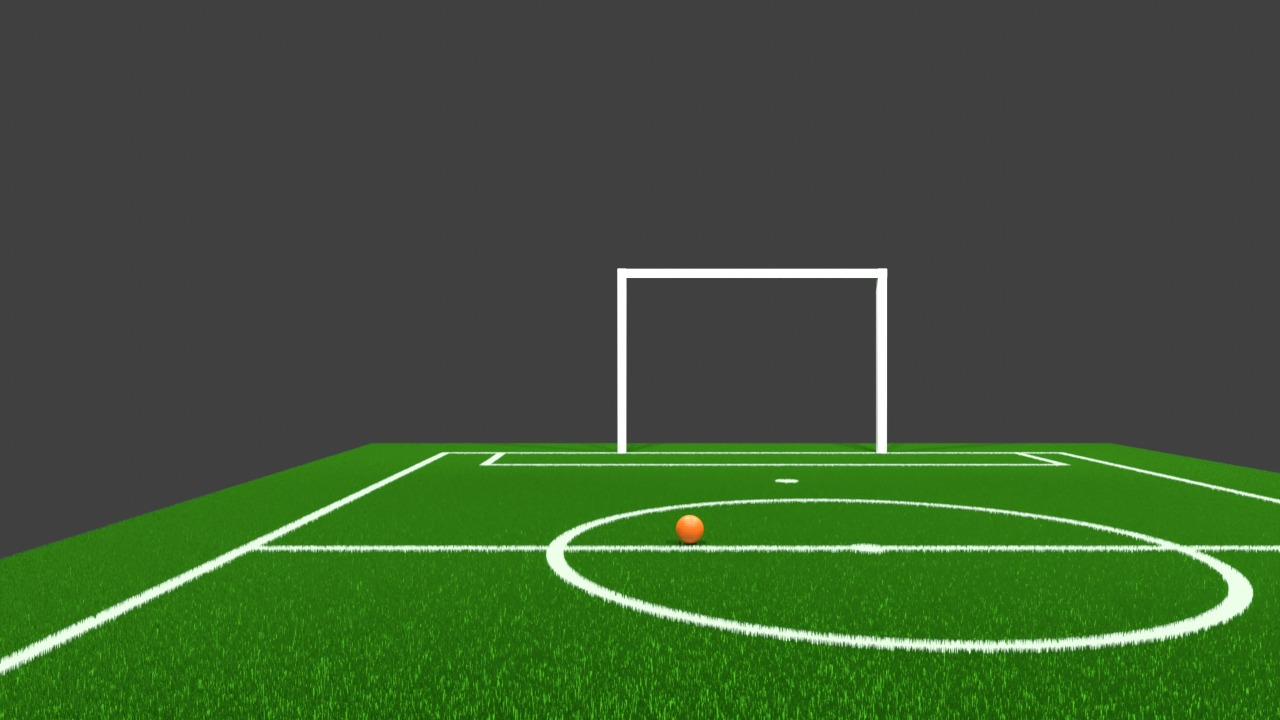
#> input picture src/yantra_vision/sample_program/samplesIMG/sampleLineDet.jpeg, 1280 x 720 px, found by its file name
$ python fromAzma.py
#> lines starting #> are read from the running program, lines starting #| are printed output that depends on the picture; after the words box and inside, x2 and y2 are one past the last pixel; in counts of white or black regions, pixels touching at a corner belong together
import cv2
import numpy as np

#fungsi segmentasi lapangan
def segment(frame):
    low_green = np.array([30, 100, 45])
    up_green = np.array([85, 255, 255])

    hsv = cv2.cvtColor(frame, cv2.COLOR_BGR2HSV)
    kernel = cv2.getStructuringElement(cv2.MORPH_ELLIPSE, (3, 3))
    green_mask = cv2.inRange(hsv, low_green, up_green)
    green_mask1 = cv2.erode(green_mask, kernel, iterations=1)
    green_mask2 = cv2.dilate(green_mask1, kernel, iterations=6)

    #ambil bagian terbesar yang dianggap lapangan
    contours, _ = cv2.findContours(green_mask2, cv2.RETR_EXTERNAL, cv2.CHAIN_APPROX_SIMPLE)
    largest_contour = max(contours, key=cv2.contourArea)
    hull = cv2.convexHull(largest_contour)

    mask = np.zeros_like(green_mask2)
    cv2.drawContours(mask, [hull], -1, 255, thickness=-1)
    roi_frame = cv2.bitwise_and(frame, frame, mask=mask)

    return roi_frame

def slope(x1, y1, x2, y2):
    return (y1 - y2) / (x2 - x1 + 1e-6)

#jika garis relatif sejajar dan dekat = True
def is_parallel_and_close(line1, line2, slope_threshold=0.1, distance_threshold=10):    #threshold = toleransi perbedaan
    x1, y1, x2, y2 = line1
    x3, y3, x4, y4 = line2

    slope1 = slope(x1, y1, x2, y2)
    slope2 = slope(x3, y3, x4, y4)

    if abs(slope1 - slope2) > slope_threshold:
        return False

    dist = abs((y3 - slope1 * x3 - (y1 - slope1 * x1)) / np.sqrt(1 + slope1**2))
    return dist < distance_threshold

#jika ada 2 garis sejajar dan dekat, buang 1
def merge_lines(lines):
    merged_lines = []

    while lines:
        line = lines.pop(0)
        x1, y1, x2, y2 = line[0]
        max_line = line
        max_length = np.sqrt((x2 - x1)**2 + (y2 - y1)**2)

        to_remove = []
        for other_line in lines:
            x3, y3, x4, y4 = other_line[0]
            if is_parallel_and_close((x1, y1, x2, y2), (x3, y3, x4, y4)):
                length = np.sqrt((x4 - x3)**2 + (y4 - y3)**2)
                if length > max_length:
                    max_length = length
                    max_line = other_line
                to_remove.append(other_line)

        for line_to_remove in to_remove:
            lines.remove(line_to_remove)

        merged_lines.append(max_line)
    return merged_lines

def intersect(frame, field, lines):
    i = 0
    for line in lines:
        i += 1
        L1, T1, L2, T2 = 0, 0, 0, 0     #banyak pixel yang terdeteksi potongan L atau T, 1: ujung garis kiri, 2: ujung garis kanan
        bL1, bT1, bL2, bT2 = False, False, False, False     #false = tidak ada potongan L/T

        x1, y1, x2, y2 = line[0]
        r = 8   #radius deteksi intersect

        # [7 lines of commented-out code are left out]
        cv2.circle(frame, (x1, y1), 3, (0, 255, 0), -1)
        cv2.circle(frame, (x2, y2), 3, (0, 255, 0), -1)
        cv2.line(frame, (x1, y1), (x2, y2), (255, 255, 255), 2)

        #kotak kuning untuk cari banyak pixel titik dan garis di sekitar titik
        x11, y11 = max(x1 - r, 0), max(y1 - r, 0)
        x12, y12 = min(x1 + r, frame.shape[1]), min(y1 + r, frame.shape[0])
        surrounding_point1 = frame[y11:y12, x11:x12]

        x21, y21 = max(x2 - r, 0), max(y2 - r, 0)
        x22, y22 = min(x2 + r, frame.shape[1]), min(y2 + r, frame.shape[0])
        surrounding_point2 = frame[y21:y22, x21:x22]

        cv2.rectangle(frame, (x11, y11), (x12, y12), (0, 255, 255), 1)
        cv2.rectangle(frame, (x21, y21), (x22, y22), (0, 255, 255), 1)

        is_point1 = cv2.inRange(surrounding_point1, (240, 0, 0), (255, 10, 10)) #pixel biru = titik
        is_line1 = cv2.inRange(surrounding_point1, (0, 0, 240), (10, 10, 255))  #pixel merah = garis
        L1 = np.sum(is_point1)
        T1 = np.sum(is_line1)

        th= 1200    #banyak pixel minimal yang dianggap L atau T

        if L1 > th:
            cv2.putText(frame, "L1", (x1 - r, y1 + r + 20), cv2.FONT_HERSHEY_SIMPLEX, 0.6, (255, 255, 255), 2)
            bL1 = True
        elif T1 >th:
            cv2.putText(frame, "T1", (x1 - r, y1 + r + 20), cv2.FONT_HERSHEY_SIMPLEX, 0.6, (255, 255, 255), 2)
            bT1 = True

        is_point2 = cv2.inRange(surrounding_point2, (240, 0, 0), (255, 10, 10))
        is_line2 = cv2.inRange(surrounding_point2, (0, 0, 240), (10, 10, 255))
        L2 = np.sum(is_point2)
        T2 = np.sum(is_line2)

        if L2 > th:
            cv2.putText(frame, "L2", (x2 - r, y2 + r + 20), cv2.FONT_HERSHEY_SIMPLEX, 0.6, (255, 255, 255), 2)
            bL2 = True
        elif T2 > th:
            cv2.putText(frame, "T2", (x2 - r, y2 + r + 20), cv2.FONT_HERSHEY_SIMPLEX, 0.6, (255, 255, 255), 2)
            bT2 = True

        #cek apakah titik ada di pojok, false = tidak di pojok
        P1edge, P2edge = False, False
        ed = 50     #toleransi dianggap pojok
        if y1 < ed or y1 > frame.shape[0] - ed:
            P1edge = True
        if x1 < ed or x1 > frame.shape[1] - ed:
            P1edge = True
        if y2 < ed or y2 > frame.shape[0] - ed:
            P2edge = True
        if x2 < ed or x2 > frame.shape[1] - ed:
            P2edge = True

        #garis tengah adalah garis yang diapit 2 titik, (T, T) (pojok, T) (T, pojok)
        if (bT1 and bT2) or (bT1 and P2edge) or (bT2 and P1edge):
            cv2.putText(frame, "garis tengah", (int(0.5*x1 + 0.5*x2), int(0.5*y1 + 0.5*y2) - 20), cv2.FONT_HERSHEY_SIMPLEX, 0.6, (255, 255, 255), 2)

            #jika garis tengah lurus, cari X intersect: dengan cek pixel putih satu satu hehe
            grad = slope(x1, y1, x2, y2)
            if grad > -0.1 and grad < 0.1:
                white = 10e6
                b = False
                if bT1:
                    for px in range (x1, x2):
                        white_before = white
                        white = 0
                        for py in range (int((y1 + y2)/2) - 30, int((y1 + y2)/2) + 30):
                            if field[py, px] == 255:
                                white += 1

                        #print("white before =", white_before, "white =", white)
                        if white > white_before + 7:
                            cv2.circle(frame, (px, int((y1 + y2)/2)), 4, (0, 255, 0), -1)
                            center_line = frame[int((y1 + y2)/2), x1:px]
                            actual_length= 1.5 #meter, adalah panjang asli dari T ke X
                            focal_length= 2817
                            detected_length= center_line.size
                            y_distance= (actual_length*focal_length)/detected_length
                            if y_distance <= 4.5:   #jarak dari tengah lapangan ke pojok
                                text2 = f"Distance: {y_distance:.2f} meter"
                                cv2.putText(frame, text2, (px, y1 + 40), cv2.FONT_HERSHEY_SIMPLEX, 0.6, (255, 255, 255), 2)
                                x_distance = (abs(x1 - frame.shape[1]//2) / (px - x1)) * actual_length
                                x_distance = -3 + x_distance    #posisi x robot dari pusat lapangan
                                y_distance = -y_distance        #posisi y robot dari pusat lapangan
                                print(x_distance, y_distance)
                                local_point(x_distance, y_distance, width, height, resolusi)
                            b = True
                            break

                        if b:
                            break

                elif bT2:
                    for px in range (x2, x1, -1):
                        white_before = white
                        white = 0
                        for py in range (int((y1 + y2)/2) - 30, int((y1 + y2)/2) + 30):
                            if field[py, px] == 255:
                                white += 1

                        #print("white =", white)
                        if white > white_before + 7:
                            cv2.circle(frame, (px, int((y1 + y2)/2)), 4, (0, 255, 0), -1)
                            center_line = frame[int((y1 + y2)/2), px:x2]
                            actual_length= 1.5 #meter
                            focal_length= 2817
                            detected_length= center_line.size
                            y_distance= (actual_length*focal_length)/detected_length
                            if y_distance <= 4.5:
                                text2 = f"Distance: {y_distance:.2f} meter"
                                cv2.putText(frame, text2, (px, y1 + 40), cv2.FONT_HERSHEY_SIMPLEX, 0.6, (255, 255, 255), 2)
                                x_distance = (abs(x2 - frame.shape[1]//2) / (x2 - px)) * actual_length
                                x_distance = 3 - x_distance
                                y_distance = -y_distance
                                print(x_distance, y_distance)
                                local_point(x_distance, y_distance, width, height, resolusi)
                            b = True
                            break

                        if b:
                            break

        #garis samping adalah garis yang diapit 2 titik, (L, L) (L, pojok) (pojok, L)
        if (bL1 and bL2) or (bL1 and P2edge) or (bL2 and P1edge):
            cv2.putText(frame, "garis samping", (int(0.5*x1 + 0.5*x2), int(0.5*y1 + 0.5*y2) - 20), cv2.FONT_HERSHEY_SIMPLEX, 0.6, (255, 255, 255), 2)

        #print(text, "point 1 =", L1, "line 1 =", T1, "point 2 =", L2, "line 2 =", T2)p
        #print("P1 edge =", P1edge, "P2 edge =", P2edge)

        #kembalikan ke warna awal
        cv2.line(frame, (x1, y1), (x2, y2), (0, 0, 255), 2)
        cv2.circle(frame, (x1, y1), 3, (255, 0, 0), -1)
        cv2.circle(frame, (x2, y2), 3, (255, 0, 0), -1)

#fungsi lokalisasi
# [13 lines left out: function local_point, not called in this run]

img = cv2.imread('/home/yantra/Documents/YANTRA-vision/src/sample_program/samplesIMG/sampleLineDet.jpeg')
#> img is the input picture: shape (720, 1280, 3); mean B, G, R 53.5, 87.2, 62.8
height, width, channels = img.shape
final = np.ones((height, width, 3), dtype=np.uint8) * 0
frame = segment(img)
#> in segment, `green_mask = cv2.inRange(hsv, low_green, up_green)`:
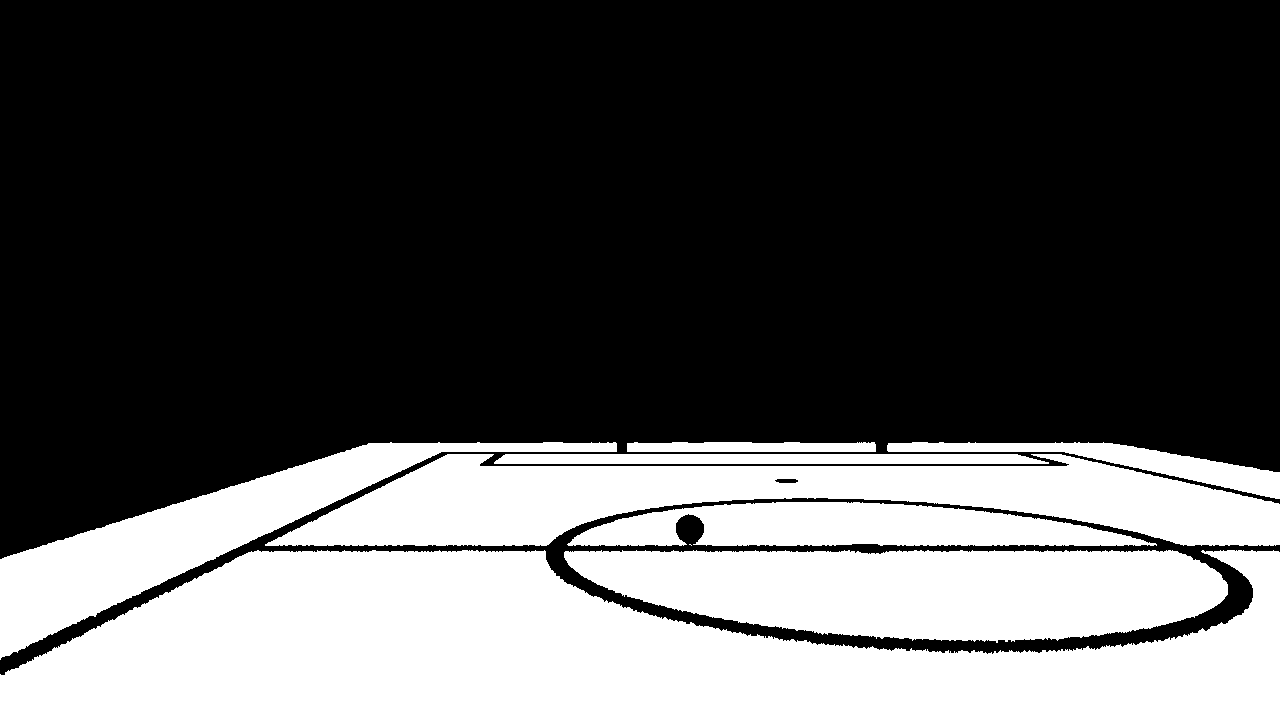
#> green_mask: shape (720, 1280); 32.9% white; 9 white regions (1 under 20 px), largest, box (x1, y1, x2, y2) and area: (0, 550, 1280, 720) 143000, (265, 454, 1280, 546) 50718, (564, 550, 1228, 643) 47573
#> in segment, `green_mask2 = cv2.dilate(green_mask1, kernel, iterations=6)`:
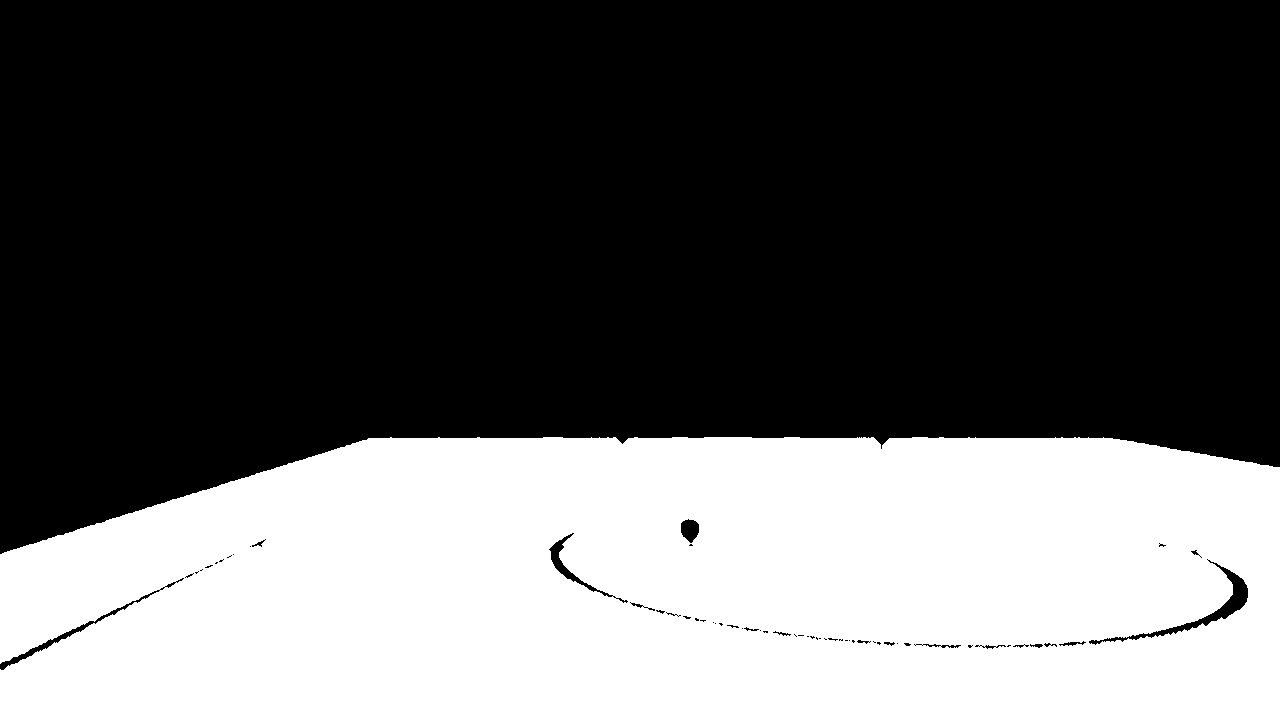
#> green_mask2: shape (720, 1280); 36.2% white; 1 white region
#> in segment, `contours, _ = cv2.findContours(green_mask2, cv2.RETR_EXTERNAL, cv2.CHA..`: contours = 1 contour; box (x1, y1, x2, y2) and area: (0, 437, 1280, 720) 334734
#> in segment, `largest_contour = max(contours, key=cv2.contourArea)`: largest_contour = contour of 578 points, box (x1, y1, x2, y2) (0, 437, 1280, 720), area 334734
#> in segment, `hull = cv2.convexHull(largest_contour)`: hull = contour of 15 points, box (x1, y1, x2, y2) (0, 437, 1280, 720), area 336666

low_white = np.array([0, 0, 165])
up_white = np.array([300, 60, 255])

hsv = cv2.cvtColor(frame, cv2.COLOR_BGR2HSV)
#> hsv: shape (720, 1280, 3); mean H, S, V 19.2, 73.4, 45.5
mask_white = cv2.inRange(hsv, low_white, up_white)
#> mask_white: shape (720, 1280); 2.2% white; 56 white regions (42 under 20 px), largest, box (x1, y1, x2, y2) and area: (0, 453, 1280, 673) 18357, (1059, 453, 1280, 503) 458, (876, 437, 889, 454) 188
blurred_bin = cv2.GaussianBlur(hsv, (5, 5), 2)
#> blurred_bin: shape (720, 1280, 3); mean H, S, V 19.2, 73.4, 45.5
edges = cv2.Canny(blurred_bin, 50, 150)
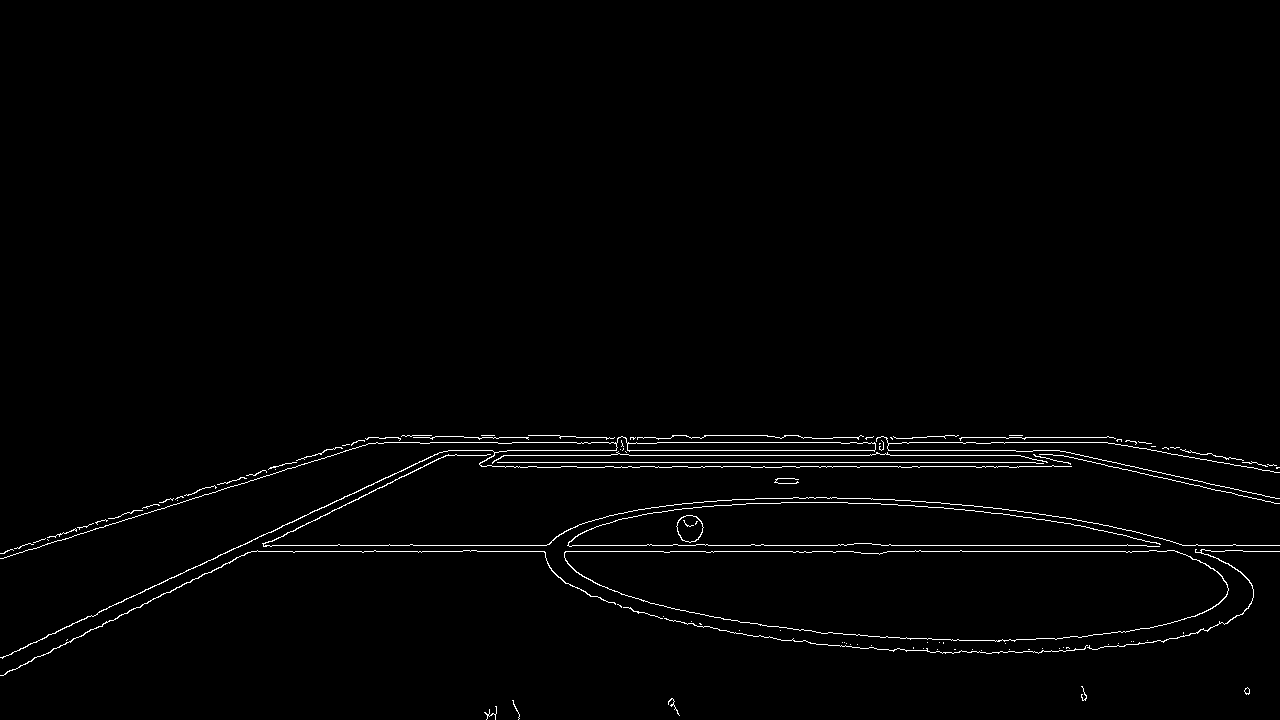
#> edges: shape (720, 1280); 1.3% white in thin lines or dots, all inside (x1, y1, x2, y2) = (0, 435, 1280, 720)

lines = cv2.HoughLinesP(mask_white, 1, np.pi/180, threshold=200, minLineLength=50, maxLineGap=10)
#> lines = 25 rows, first 6: [235, 549, 1279, 549], [238, 548, 1279, 548], [240, 547, 1279, 547], [242, 546, 1279, 546], [0, 669, 444, 453], [0, 670, 446, 453]

#create canvas, buat gambar lapangan
resolusi = 50
width, height = 8, 11
width *= resolusi
height *= resolusi
canvas = np.zeros((height, width, 3), dtype=np.uint8)

if lines is not None:
    merged_lines = merge_lines(lines.tolist())
#> the loop in merge_lines, `while lines:` made 6 passes

    for line in merged_lines:
        x1, y1, x2, y2 = line[0]
        cv2.line(final, (x1, y1), (x2, y2), (0, 0, 255), 2)
        cv2.circle(final, (x1, y1), 3, (255, 0, 0), -1)
        cv2.circle(final, (x2, y2), 3, (255, 0, 0), -1)
#> this loop made 6 passes
#> line on passes 1 to 6: [[235, 549, 1279, 549]], [[0, 670, 446, 453]], [[481, 464, 990, 464]], [[812, 642, 1138, 642]], [[715, 627, 922, 641]], [[653, 614, 957, 651]]
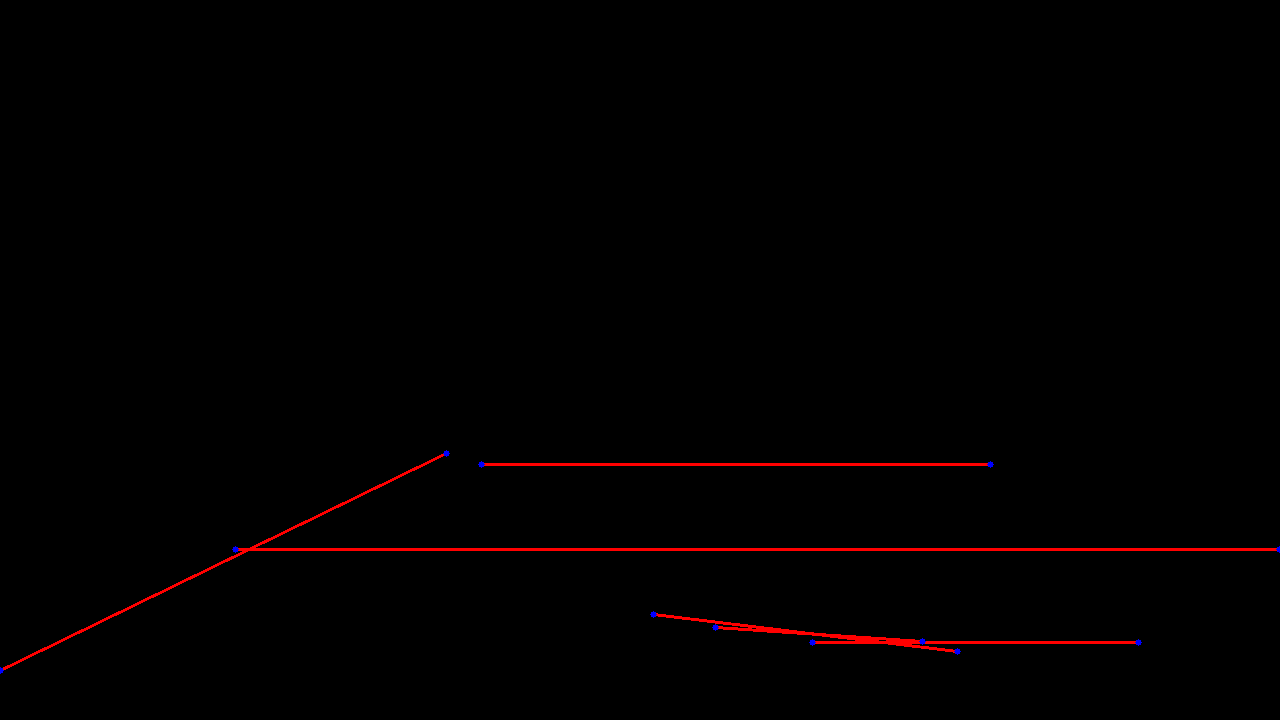
#> final: shape (720, 1280, 3); mean of channels 0, 1, 2 0.1, 0, 2.3; drawn as B, G, R

    intersect(final, mask_white, merged_lines)
#> the loop in intersect, `for line in lines:` made 6 passes

cv2.imshow('Canvas', canvas)
cv2.imshow('Detected Lines', final)
cv2.imshow('frame', frame)
#cv2.imshow('white', mask_white)
cv2.waitKey(0)
cv2.destroyAllWindows()
